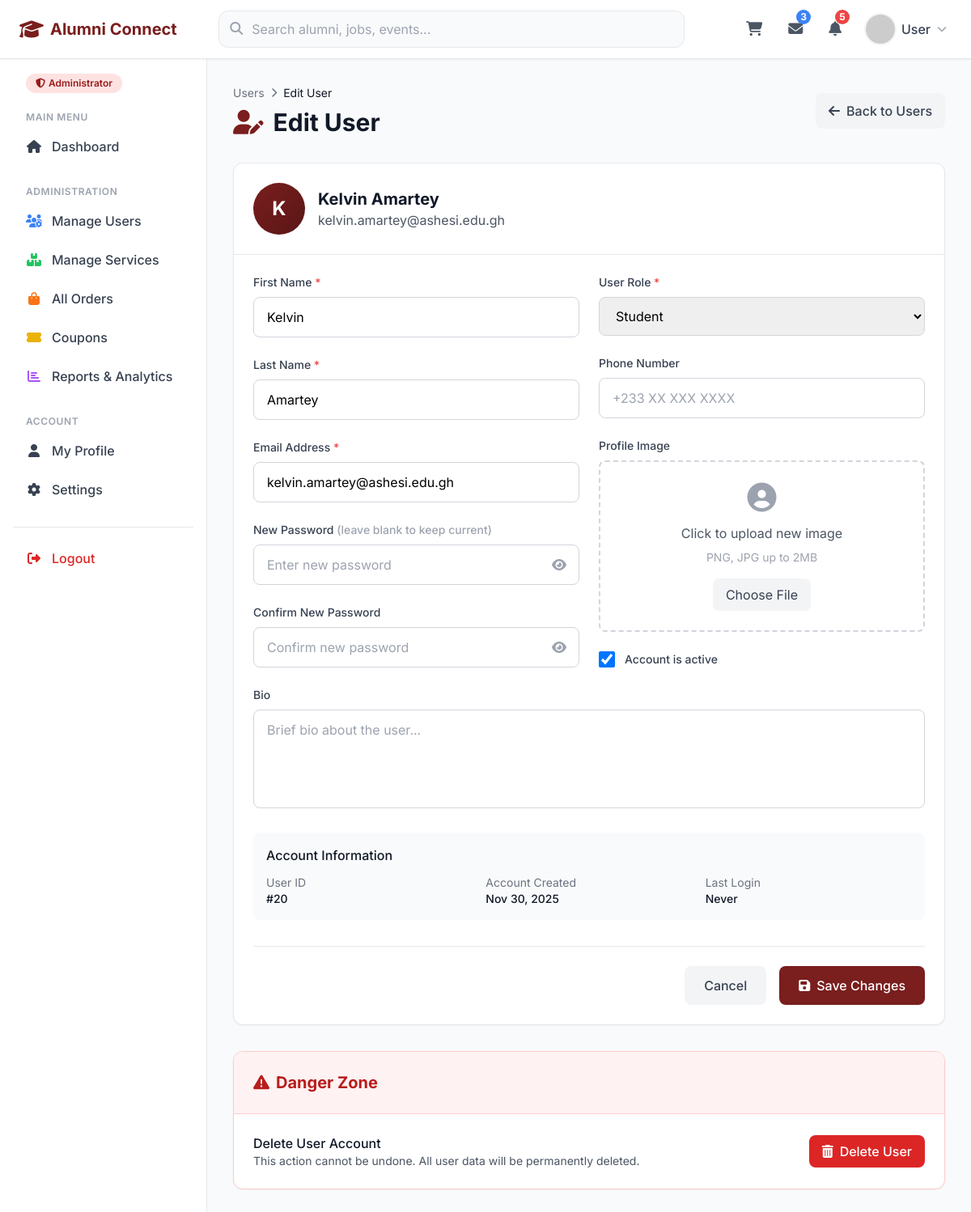
Screenshot of /views/edit_user.php?id=20 (signed in) with the database file from the repository.
### tables this page shows
CREATE TABLE `users` (
  `user_id` int(11) NOT NULL,
  `first_name` varchar(100) NOT NULL,
  `last_name` varchar(100) NOT NULL,
  `email` varchar(150) NOT NULL,
  `password` varchar(255) NOT NULL,
  `user_role` enum('student','alumni','admin') NOT NULL DEFAULT 'student',
  `phone` varchar(20) DEFAULT NULL,
  `profile_image` varchar(255) DEFAULT NULL,
  `bio` text DEFAULT NULL,
  `date_created` timestamp NOT NULL DEFAULT current_timestamp(),
  `last_login` timestamp NULL DEFAULT NULL,
  `is_active` tinyint(1) DEFAULT 1
);

### settings/db_class.php (called while the page is built, shortened)
<?php
if (!class_exists('db_connection')) {
    class db_connection
    {
        public $db = null;
        public $results = null;
        function db_connect()
        {
            $this->db = mysqli_connect(SERVER, USERNAME, PASSWD, DATABASE);
            if (mysqli_connect_errno()) {
                return false;
            } else {
                return true;
            }
        }
        function db_query($sqlQuery)
        {
            $this->results = mysqli_query($this->db, $sqlQuery);
            if ($this->results == false) {
                return false;
            } else {
                return true;
            }
        }
        function db_fetch_one($sql)
        {
            if (!$this->db_query($sql)) {
                return false;
            }
            return mysqli_fetch_assoc($this->results);
        }
    }
}

### views/edit_user.php (the view, shortened to what this page needs)
<?php
require_once '../settings/db_class.php';
$db = new db_connection();
$current_user_id = $_SESSION['user_id'];
$edit_user_id = isset($_GET['id']) ? intval($_GET['id']) : 0;
$user_data = $db->db_fetch_one("SELECT * FROM users WHERE user_id = $edit_user_id");
$is_self = ($edit_user_id == $current_user_id);
?>
<!DOCTYPE html>
<html lang="en">
<head>
    <script src="https://cdn.tailwindcss.com"></script>
    <link rel="stylesheet" href="https://cdnjs.cloudflare.com/ajax/libs/font-awesome/6.4.2/css/all.min.css">
</head>
<body class="bg-gray-50">
    <?php include 'includes/navbar.php'; ?>
    <div class="flex min-h-screen">
        <?php include 'includes/sidebar.php'; ?>
        <main class="flex-1 min-w-0 p-6 lg:p-8 overflow-x-auto">
            <div class="flex flex-col sm:flex-row sm:items-center sm:justify-between mb-8">
                <div class="mb-4 sm:mb-0">
                    <nav class="flex items-center text-sm text-gray-500 mb-2">
                        <a href="../admin/users.php" class="hover:text-primary transition-colors">Users</a>
                        <i class="fas fa-chevron-right mx-2 text-xs"></i>
                        <span class="text-gray-900">Edit User</span>
                    </nav>
                    <h1 class="text-3xl font-bold text-gray-900">
                        <i class="fas fa-user-edit text-primary mr-3"></i>Edit User
                    </h1>
                </div>
                <a href="../admin/users.php" class="inline-flex items-center px-4 py-2.5 bg-gray-100 text-gray-700 rounded-lg hover:bg-gray-200 transition-colors font-medium">
                    <i class="fas fa-arrow-left mr-2"></i>Back to Users
                </a>
            </div>
            <div class="bg-white rounded-xl shadow-sm border border-gray-200 overflow-hidden">
                <div class="p-6 border-b border-gray-200">
                    <div class="flex items-center space-x-4">
                        <div class="w-16 h-16 bg-gradient-to-br from-primary to-primary-dark rounded-full flex items-center justify-center text-white text-2xl font-bold">
                            <?php if (!empty($user_data['profile_image'])): ?>
                                <img src="../uploads/profiles/<?php echo htmlspecialchars($user_data['profile_image']); ?>"
                                     class="w-16 h-16 rounded-full object-cover" alt="Profile">
                            <?php else: ?>
                                <?php echo strtoupper(substr($user_data['first_name'], 0, 1)); ?>
                            <?php endif; ?>
                        </div>
                        <div>
                            <h2 class="text-xl font-bold text-gray-900">
                                <?php echo htmlspecialchars($user_data['first_name'] . ' ' . $user_data['last_name']); ?>
                            </h2>
                            <p class="text-gray-600"><?php echo htmlspecialchars($user_data['email']); ?></p>
                        </div>
                    </div>
                </div>
                <form id="editUserForm" class="p-6" enctype="multipart/form-data">
                    <div class="grid grid-cols-1 lg:grid-cols-2 gap-6">
                        <div class="space-y-6">
                            <div>
                                <label for="first_name" class="block text-sm font-medium text-gray-700 mb-2">
                                    First Name <span class="text-red-500">*</span>
                                </label>
                                <input type="text" id="first_name" name="first_name" required
                                       value="<?php echo htmlspecialchars($user_data['first_name']); ?>"
                                       class="w-full px-4 py-3 border border-gray-300 rounded-lg focus:ring-2 focus:ring-primary/20 focus:border-primary transition-all">
                            </div>
                            <div>
                                <label for="last_name" class="block text-sm font-medium text-gray-700 mb-2">
                                    Last Name <span class="text-red-500">*</span>
                                </label>
                                <input type="text" id="last_name" name="last_name" required
                                       value="<?php echo htmlspecialchars($user_data['last_name']); ?>"
                                       class="w-full px-4 py-3 border border-gray-300 rounded-lg focus:ring-2 focus:ring-primary/20 focus:border-primary transition-all">
                            </div>
                            <div>
                                <label for="email" class="block text-sm font-medium text-gray-700 mb-2">
                                    Email Address <span class="text-red-500">*</span>
                                </label>
                                <input type="email" id="email" name="email" required
                                       value="<?php echo htmlspecialchars($user_data['email']); ?>"
                                       class="w-full px-4 py-3 border border-gray-300 rounded-lg focus:ring-2 focus:ring-primary/20 focus:border-primary transition-all">
                            </div>
                            <div>
                                <label for="new_password" class="block text-sm font-medium text-gray-700 mb-2">
                                    New Password <span class="text-gray-400">(leave blank to keep current)</span>
                                </label>
                                <div class="relative">
                                    <input type="password" id="new_password" name="new_password" minlength="6"
                                           class="w-full px-4 py-3 border border-gray-300 rounded-lg focus:ring-2 focus:ring-primary/20 focus:border-primary transition-all pr-12"
                                           placeholder="Enter new password">
                                    <button type="button" onclick="togglePassword('new_password')" class="absolute right-4 top-1/2 -translate-y-1/2 text-gray-400 hover:text-gray-600">
                                        <i class="fas fa-eye" id="new_password-icon"></i>
                                    </button>
                                </div>
                            </div>
                            <div>
                                <label for="confirm_password" class="block text-sm font-medium text-gray-700 mb-2">
                                    Confirm New Password
                                </label>
                                <div class="relative">
                                    <input type="password" id="confirm_password" name="confirm_password" minlength="6"
                                           class="w-full px-4 py-3 border border-gray-300 rounded-lg focus:ring-2 focus:ring-primary/20 focus:border-primary transition-all pr-12"
                                           placeholder="Confirm new password">
                                    <button type="button" onclick="togglePassword('confirm_password')" class="absolute right-4 top-1/2 -translate-y-1/2 text-gray-400 hover:text-gray-600">
                                        <i class="fas fa-eye" id="confirm_password-icon"></i>
                                    </button>
                                </div>
                            </div>
                        </div>
                        <div class="space-y-6">
                            <div>
                                <label for="user_role" class="block text-sm font-medium text-gray-700 mb-2">
                                    User Role <span class="text-red-500">*</span>
                                </label>
                                <select id="user_role" name="user_role" required
                                        <?php echo $is_self ? 'disabled' : ''; ?>
                                        class="w-full px-4 py-3 border border-gray-300 rounded-lg focus:ring-2 focus:ring-primary/20 focus:border-primary transition-all <?php echo $is_self ? 'bg-gray-100' : ''; ?>">
                                    <option value="student" <?php echo $user_data['user_role'] === 'student' ? 'selected' : ''; ?>>Student</option>
                                </select>
                            </div>
                            <div>
                                <label for="phone" class="block text-sm font-medium text-gray-700 mb-2">
                                    Phone Number
                                </label>
                                <input type="tel" id="phone" name="phone"
                                       value="<?php echo htmlspecialchars($user_data['phone'] ?? ''); ?>"
                                       class="w-full px-4 py-3 border border-gray-300 rounded-lg focus:ring-2 focus:ring-primary/20 focus:border-primary transition-all"
                                       placeholder="+233 XX XXX XXXX">
                            </div>
                            <div>
                                <label for="profile_image" class="block text-sm font-medium text-gray-700 mb-2">
                                    Profile Image
                                </label>
                                <div class="border-2 border-dashed border-gray-300 rounded-lg p-6 text-center hover:border-primary transition-colors">
                                    <div id="uploadPlaceholder" class="<?php echo !empty($user_data['profile_image']) ? 'hidden' : ''; ?>">
                                        <i class="fas fa-user-circle text-4xl text-gray-400 mb-3"></i>
                                        <p class="text-gray-600 mb-2">Click to upload new image</p>
                                        <p class="text-sm text-gray-400">PNG, JPG up to 2MB</p>
                                    </div>
                                    <button type="button" onclick="document.getElementById('profile_image').click()"
                                            class="mt-4 px-4 py-2 bg-gray-100 text-gray-700 rounded-lg hover:bg-gray-200 transition-colors">
                                        <?php echo !empty($user_data['profile_image']) ? 'Change Image' : 'Choose File'; ?>
                                    </button>
                                </div>
                            </div>
                            <div class="flex items-center">
                                <input type="checkbox" id="is_active" name="is_active"
                                       <?php echo $user_data['is_active'] ? 'checked' : ''; ?>
                                       <?php echo $is_self ? 'disabled' : ''; ?>
                                       class="w-5 h-5 text-primary border-gray-300 rounded focus:ring-primary">
                                <label for="is_active" class="ml-3 text-sm font-medium text-gray-700">
                                    Account is active
                                </label>
                            </div>
                        </div>
                    </div>
                    <div class="mt-6">
                        <label for="bio" class="block text-sm font-medium text-gray-700 mb-2">
                            Bio
                        </label>
                        <textarea id="bio" name="bio" rows="4"
                                  class="w-full px-4 py-3 border border-gray-300 rounded-lg focus:ring-2 focus:ring-primary/20 focus:border-primary transition-all resize-none"
                                  placeholder="Brief bio about the user..."><?php echo htmlspecialchars($user_data['bio'] ?? ''); ?></textarea>
                    </div>
                    <div class="mt-6 p-4 bg-gray-50 rounded-lg">
                        <h3 class="font-medium text-gray-900 mb-3">Account Information</h3>
                        <div class="grid grid-cols-1 md:grid-cols-3 gap-4 text-sm">
                            <div>
                                <p class="text-gray-500">User ID</p>
                                <p class="font-medium text-gray-900">#<?php echo $user_data['user_id']; ?></p>
                            </div>
                            <div>
                                <p class="text-gray-500">Account Created</p>
                                <p class="font-medium text-gray-900"><?php echo date('M d, Y', strtotime($user_data['date_created'])); ?></p>
                            </div>
                            <div>
                                <p class="text-gray-500">Last Login</p>
                                <p class="font-medium text-gray-900">
                                    <?php echo $user_data['last_login'] ? date('M d, Y H:i', strtotime($user_data['last_login'])) : 'Never'; ?>
                                </p>
                            </div>
                        </div>
                    </div>
                    <div class="mt-8 flex flex-col sm:flex-row gap-4 justify-end border-t border-gray-200 pt-6">
                        <a href="../admin/users.php"
                           class="px-6 py-3 bg-gray-100 text-gray-700 rounded-lg hover:bg-gray-200 transition-colors font-medium text-center">
                            Cancel
                        </a>
                        <button type="submit" id="submitBtn"
                                class="px-6 py-3 bg-primary text-white rounded-lg hover:bg-primary-dark transition-colors font-medium flex items-center justify-center">
                            <i class="fas fa-save mr-2"></i>Save Changes
                        </button>
                    </div>
                </form>
            </div>
            <?php if (!$is_self): ?>
            <div class="mt-8 bg-white rounded-xl shadow-sm border border-red-200 overflow-hidden">
                <div class="p-6 border-b border-red-200 bg-red-50">
                    <h2 class="text-xl font-bold text-red-700">
                        <i class="fas fa-exclamation-triangle mr-2"></i>Danger Zone
                    </h2>
                </div>
                <div class="p-6">
                    <div class="flex flex-col sm:flex-row sm:items-center sm:justify-between">
                        <div class="mb-4 sm:mb-0">
                            <h3 class="font-medium text-gray-900">Delete User Account</h3>
                            <p class="text-gray-600 text-sm">This action cannot be undone. All user data will be permanently deleted.</p>
                        </div>
                        <button type="button" onclick="confirmDelete()"
                                class="px-4 py-2 bg-red-600 text-white rounded-lg hover:bg-red-700 transition-colors font-medium">
                            <i class="fas fa-trash-alt mr-2"></i>Delete User
                        </button>
                    </div>
                </div>
            </div>
            <?php endif; ?>
        </main>
    </div>
</body>
</html>

### views/edit_user.php (style rules this page uses)
body { font-family: 'Inter', sans-serif; }

### rows the page displays
users: first_name "K", first_name+last_name "Kelvin Amartey", email "kelvin.amartey@ashesi.edu.gh", first_name "Kelvin", last_name "Amartey", user_role "Student", is_active "☑", user_id "20", date_created "Nov 30, 2025"

### other values shown
$user_name "User"
